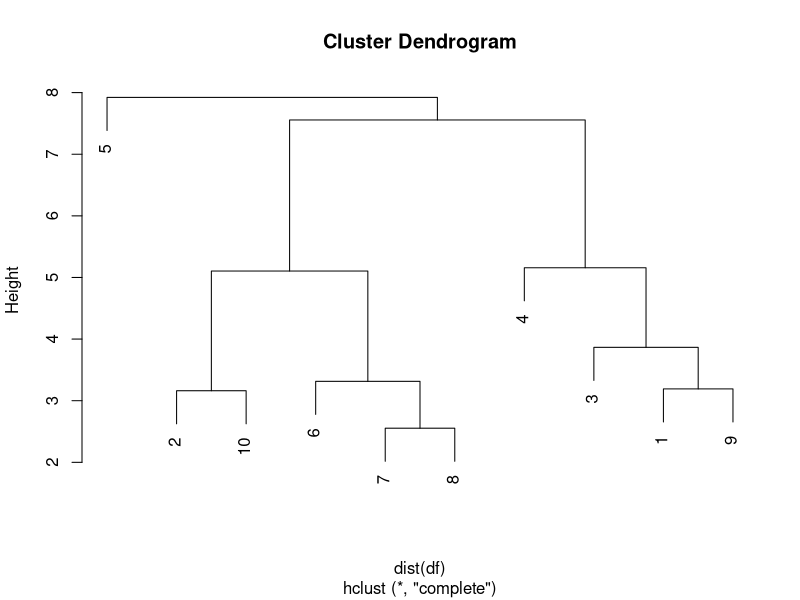
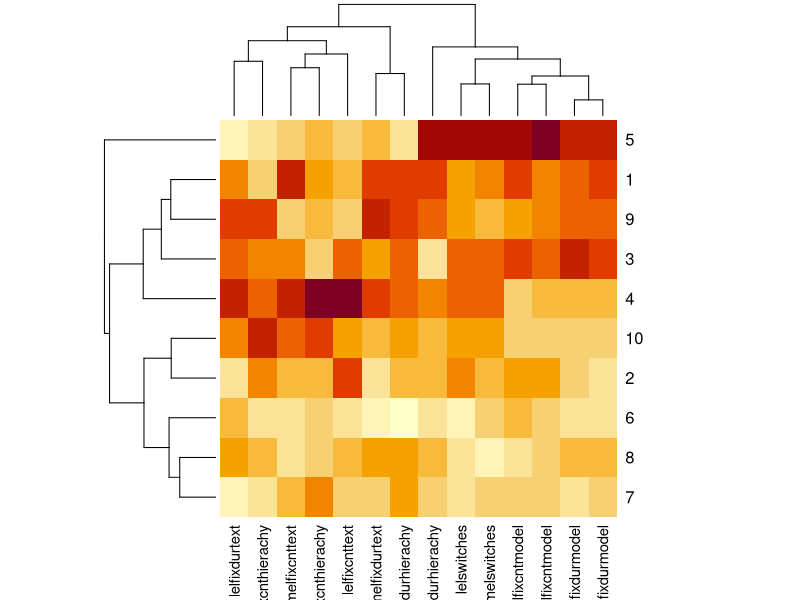
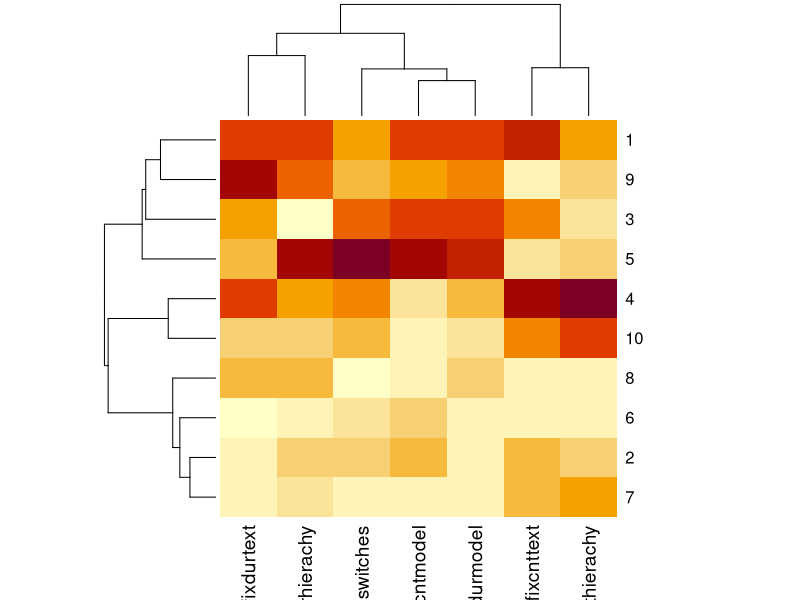
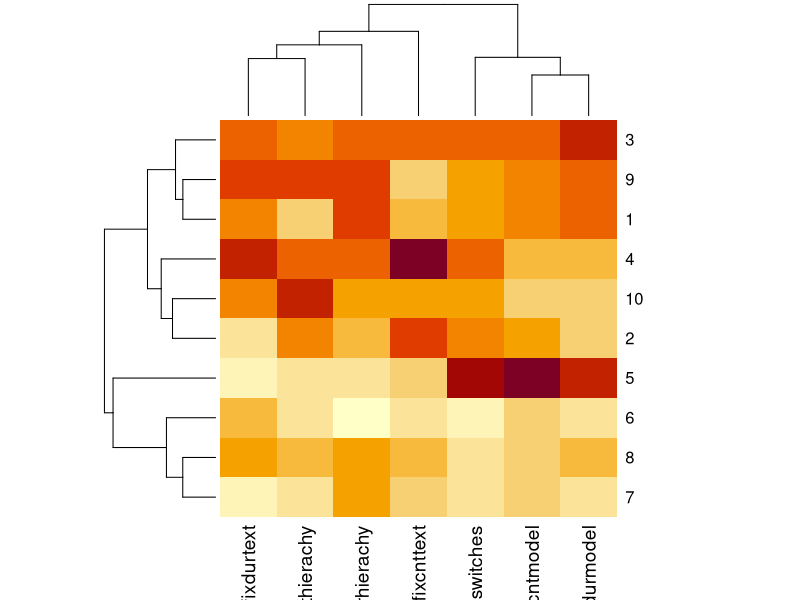
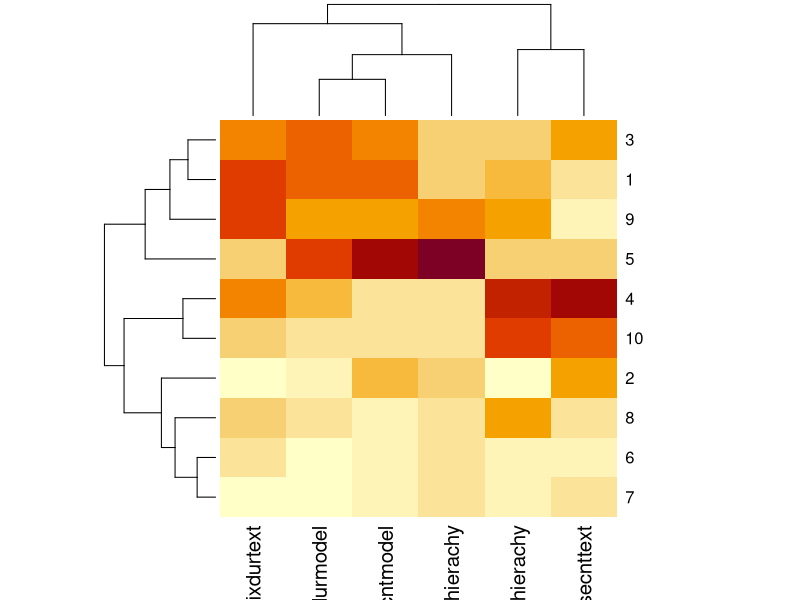
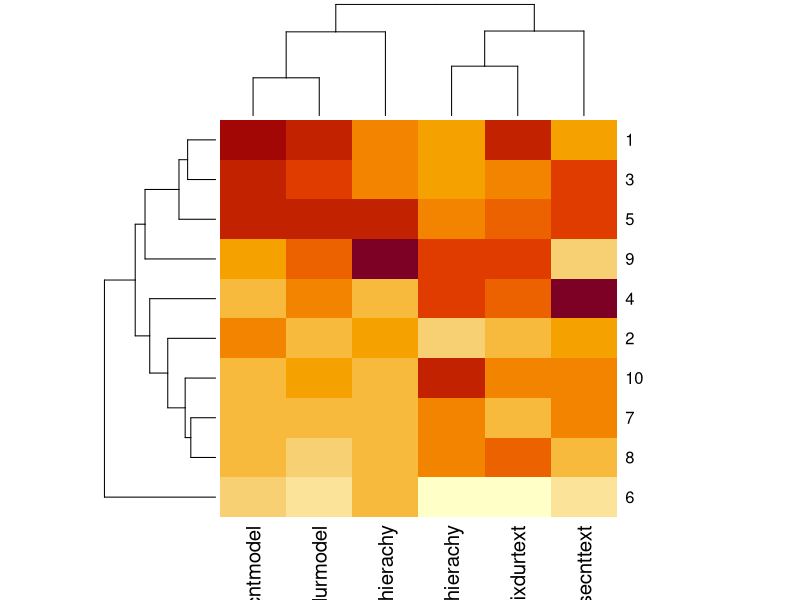
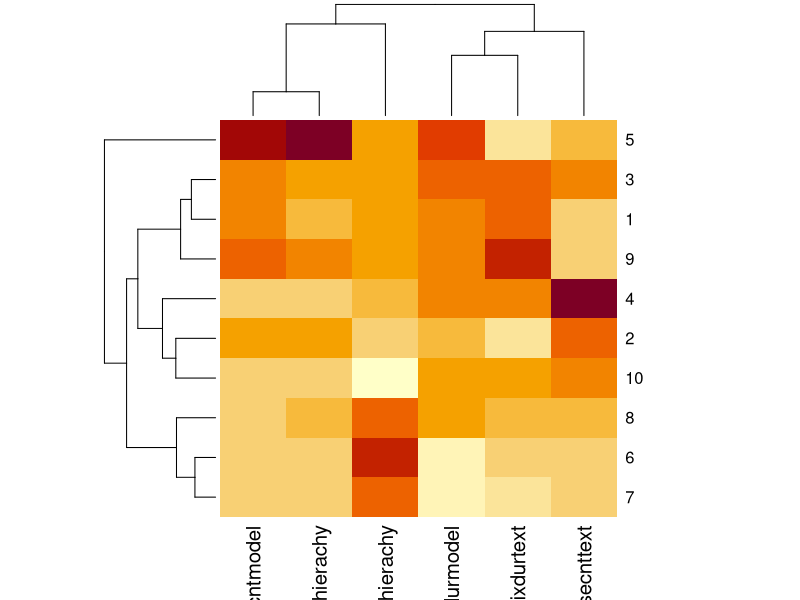
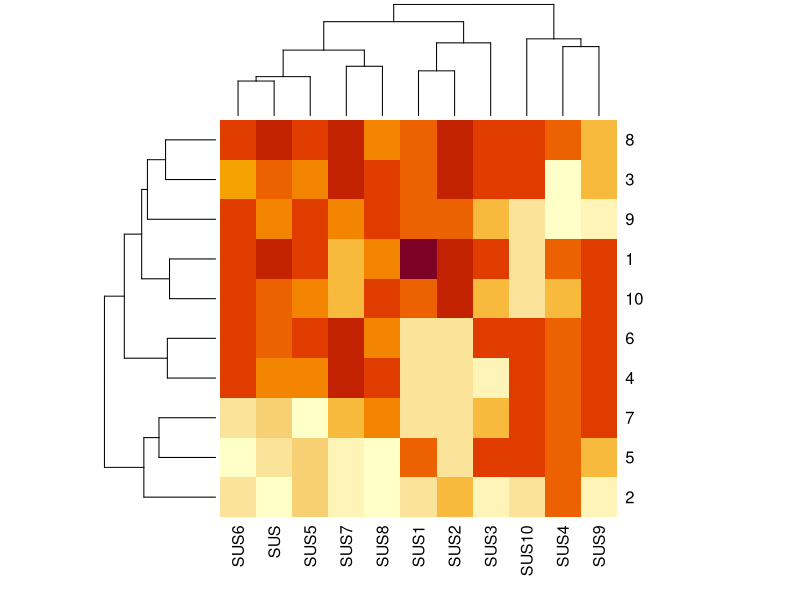

Generate these figures, in order, with R:
## ---- chunk 1
library(dplyr)
userdata <- read.csv("OSSStudy5.csv", header=T)
userdata
## ---- chunk 2
df <- scale(select(userdata, matches('melfix|lelfix|switches'), -matches('task')))
colnames(df)
hc <- hclust(dist(df))
plot(hc)
groups <- cutree(hc,k =3)
groups <- cbind(userdata$ID, groups)
print(g1 <- groups[groups[,2] == 1,1])
print(g2 <- groups[groups[,2] == 2,1])
h <- heatmap(df, distfun = dist, hclustfun = hclust, scale="none")
## ---- chunk 3
df <- scale(select(userdata, matches('melfix|melswitches'), -matches('task')))
colnames(df)
hc <- hclust(dist(df))
groups <- cutree(hc,k =2)
groups <- cbind(userdata$ID, groups)
print(g1 <- groups[groups[,2] == 1,1])
print(g2 <- groups[groups[,2] == 2,1])
h <- heatmap(df, distfun = dist, hclustfun = hclust, scale="none")
## ---- chunk 4
df <- scale(select(userdata, matches('lelfix|lelswitches'), -matches('task')))
colnames(df)
hc <- hclust(dist(df))
groups <- cutree(hc,k =2)
groups <- cbind(userdata$ID, groups)
print(g1 <- groups[groups[,2] == 1,1])
print(g2 <- groups[groups[,2] == 2,1])
h <- heatmap(df, distfun = dist, hclustfun = hclust, scale="none")
## ---- chunk 5
df <- scale(select(userdata, matches('mfixdur|mousecnt'), -matches('mel|lel|task')))
colnames(df)
hc <- hclust(dist(df))
groups <- cutree(hc,k =2)
groups <- cbind(userdata$ID, groups)
print(g1 <- groups[groups[,2] == 1,1])
print(g2 <- groups[groups[,2] == 2,1])
h <- heatmap(df, distfun = dist, hclustfun = hclust, scale="none")
## ---- chunk 6
df <- scale(select(userdata, matches('melmouse'), -matches('task')))
colnames(df)
hc <- hclust(dist(df))
groups <- cutree(hc,k =3)
groups <- cbind(userdata$ID, groups)
print(g1 <- groups[groups[,2] == 1,1])
print(g2 <- groups[groups[,2] == 2,1])
h <- heatmap(df, distfun = dist, hclustfun = hclust, scale="none")
## ---- chunk 7
df <- scale(select(userdata, matches('lelmouse'), -matches('task')))
colnames(df)
hc <- hclust(dist(df))
groups <- cutree(hc,k =4)
groups <- cbind(userdata$ID, groups)
print(g1 <- groups[groups[,2] == 1,1])
print(g2 <- groups[groups[,2] == 2,1])
h <- heatmap(df, distfun = dist, hclustfun = hclust, scale="none")
## ---- chunk 8
df <- scale(select(userdata, SUS, num_range('SUS', 1:10)))
colnames(df)
hc <- hclust(dist(df))
groups <- cutree(hc,k =2)
groups <- cbind(userdata$ID, groups)
print(g1 <- groups[groups[,2] == 1,1])
print(g2 <- groups[groups[,2] == 2,1])
h <- heatmap(df, distfun = dist, hclustfun = hclust, scale="none")
## ---- chunk 9
df <- scale(select(userdata, SUS4, SUS10))
colnames(df)
hc <- hclust(dist(df))
groups <- cutree(hc,k =2)
groups <- cbind(userdata$ID, groups)
print(g1 <- groups[groups[,2] == 1,1])
print(g2 <- groups[groups[,2] == 2,1])
h <- heatmap(df, distfun = dist, hclustfun = hclust, scale="none")
## ---- chunk 10
df <- scale(select(userdata, num_range('SUS', 1:10), -SUS4, -SUS10))
colnames(df)
hc <- hclust(dist(df))
groups <- cutree(hc,k =2)
groups <- cbind(userdata$ID, groups)
print(g1 <- groups[groups[,2] == 1,1])
print(g2 <- groups[groups[,2] == 2,1])
h <- heatmap(df, distfun = dist, hclustfun = hclust, scale="none")
## ---- chunk 11
df <- scale(select(userdata, matches('melfix|lelfix|switches'), matches('melmouse'), matches('lelmouse'), -matches('task'))) # -matches('hierarchy|hierachy')
colnames(df)
hc <- hclust(dist(df))
hc2 <- hclust(dist(t(df)))
plot(hc)
plot(hc2)
groups <- cutree(hc,k =2)
groups <- cbind(userdata$ID, groups)
print(g1 <- groups[groups[,2] == 1,1])
print(g2 <- groups[groups[,2] == 2,1])
h <- heatmap(df, distfun = dist, hclustfun = hclust, scale="none")
## ---- chunk 12

g1 <- c(3,1,9, 4,10)
g2 <- c(6,7,8)

userdata <- userdata %>%
              mutate(learnability = SUS4 + SUS10,
                     usability = SUS1 + SUS2 + SUS3 + SUS5 + SUS6 + SUS7 + SUS8 + SUS9)

group1 <- userdata %>%
  filter (ID %in% g1)

group2 <- userdata %>%
  filter (ID %in% g2)


# Test for eye fixation count difference between two groups
boxplot(rowSums(select(group1, matches('melfixcnt|lelfixcnt'), -matches('task'))),
        rowSums(select(group2, matches('melfixcnt|lelfixcnt'), -matches('task'))))

t.test(rowSums(select(group1, matches('melfixcnt|lelfixcnt'), -matches('task'))),
        rowSums(select(group2, matches('melfixcnt|lelfixcnt'), -matches('task'))))

wilcox.test(rowSums(select(group1, matches('melfixcnt|lelfixcnt'), -matches('task'))),
        rowSums(select(group2, matches('melfixcnt|lelfixcnt'), -matches('task'))))


# Test for eye fixation duration difference between two groups

boxplot(rowSums(select(group1, matches('melfixdur|lelfixdur'), -matches('task'))),
        rowSums(select(group2, matches('melfixdur|lelfixdur'), -matches('task'))))

t.test(rowSums(select(group1, matches('melfixdur|lelfixdur'), -matches('task'))),
        rowSums(select(group2, matches('melfixdur|lelfixdur'), -matches('task'))))

wilcox.test(rowSums(select(group1, matches('melfixdur|lelfixdur'), -matches('task'))),
            rowSums(select(group2, matches('melfixdur|lelfixdur'), -matches('task'))))


# Test for SUS difference between two groups
boxplot(group1$SUS, group2$SUS, names = c("Group1", "Group 2"))
t.test(group1$SUS, group2$SUS)
wilcox.test(group1$SUS, group2$SUS)

summary(group1$SUS)
sd(group1$SUS)
summary(group2$SUS)
sd(group2$SUS)

# Test for SUS Learnability subscale difference between two groups
boxplot(group1$learnability, group2$learnability, names = c("Group1", "Group 2"))
t.test(group1$learnability, group2$learnability)
wilcox.test(group1$learnability, group2$learnability)

# Test for SUS Usability subscale difference between two groups
boxplot(group1$usability, group2$usability, names = c("Group1", "Group 2"))
t.test(group1$usability, group2$usability)
wilcox.test(group1$usability, group2$usability)

# Test for mouse fixation count difference between two groups

boxplot(rowSums(select(group1, matches('mousecnt'), -matches('task'))),
        rowSums(select(group2, matches('mousecnt'), -matches('task'))))

t.test(rowSums(select(group1, matches('mousecnt'), -matches('task'))),
        rowSums(select(group2, matches('mousecnt'), -matches('task'))))

wilcox.test(rowSums(select(group1, matches('mousecnt'), -matches('task'))),
        rowSums(select(group2, matches('mousecnt'), -matches('task'))))


# Test for mouse fixation duration difference between two groups

boxplot(rowSums(select(group1, matches('mfixdur'), -matches('task'))),
        rowSums(select(group2, matches('mfixdur'), -matches('task'))))

t.test(rowSums(select(group1, matches('mfixdur'), -matches('task'))),
        rowSums(select(group2, matches('mfixdur'), -matches('task'))))

wilcox.test(rowSums(select(group1, matches('mfixdur'), -matches('task'))),
            rowSums(select(group2, matches('mfixdur'), -matches('task'))))
